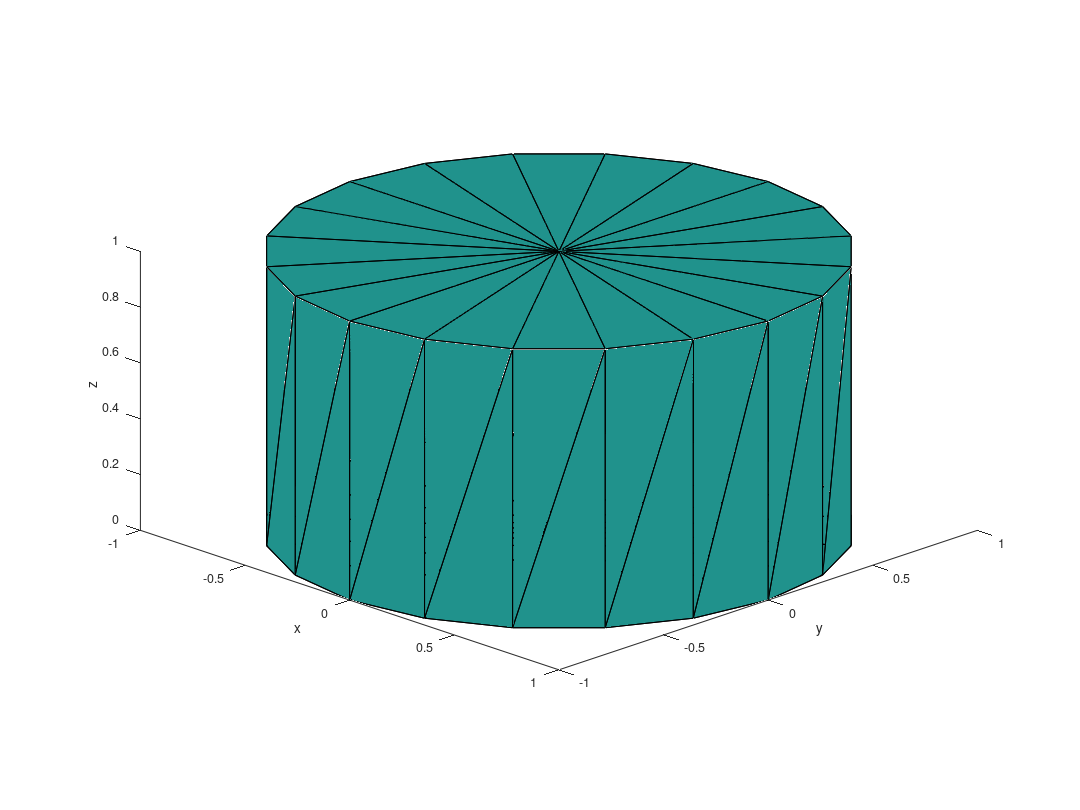

Write the MATLAB code that produced this figure.
%Skript für die Visualisierung eines diskretisierten Zylinders.
%
%   Eingabe
%   nd          Anzahl Dreiecksflächen je Deckel
%   h           Höhe des Zylinders
%   r           Radius des Zylinders
%
%   Rückgabe
%   figure(1)   Plot Zylinder (wird abgespeichert in cyl.pdf)

% Parameter setzen
nd=20;
h=1;
r=1;

% Berechnung von delta phi
dphi=2*pi/nd;

% Bestimmung der Arrays für die X, Y, Z Koordinate, 
% jeweils 3 Zeilen (Punkt 1, 2, 3 des Dreiecks) 
% und nd Spalten (Anzahl der Dreiecke)
% und das für die vier Dreiecke Deckel, Boden, Mantel 1, Mantel 2
XDeckel = zeros(3, nd);
YDeckel = zeros(3, nd);
ZDeckel = zeros(3, nd);
XBoden = zeros(3, nd);
YBoden = zeros(3, nd);
ZBoden = zeros(3, nd);
XMantel1 = zeros(3, nd);
YMantel1 = zeros(3, nd);
ZMantel1 = zeros(3, nd);
XMantel2 = zeros(3, nd);
YMantel2 = zeros(3, nd);
ZMantel2 = zeros(3, nd);

for i=1:nd
    % Eintrag i in XDeckel, YDeckel, ZDeckel
    XDeckel(1:3,i)=[0; r*cos(i*dphi); r*cos(i*dphi+dphi);];
    YDeckel(1:3,i)=[0; r*sin(i*dphi); r*sin(i*dphi+dphi);];
    ZDeckel(1:3,i)=[h; h; h;];
    % Eintrag i in XBoden, YBoden, ZBoden
    XBoden(1:3,i)=[0; r*cos(i*dphi); r*cos(i*dphi+dphi);];
    YBoden(1:3,i)=[0; r*sin(i*dphi); r*sin(i*dphi+dphi);];
    ZBoden(1:3,i)=[0; 0; 0;];
    % Eintrag i in XMantel1, YMantel1, ZMantel1 
    XMantel1(1:3,i)=[XBoden(2,i); XBoden(3,i); XBoden(3,i);];
    YMantel1(1:3,i)=[YBoden(2,i); YBoden(3,i); YBoden(3,i);];
    ZMantel1(1:3,i)=[ZBoden(2,i); ZBoden(3,i); ZDeckel(3,i);];
    % Eintrag i in XMantel2, YMantel2, ZMantel2
    XMantel2(1:3,i)=[XBoden(2,i); XBoden(2,i); XBoden(3,i);];
    YMantel2(1:3,i)=[YBoden(2,i); YBoden(2,i); YBoden(3,i);];
    ZMantel2(1:3,i)=[ZBoden(2,i); ZDeckel(2,i); ZDeckel(3,i);];
    
end

% Plotten und Speichern der Dreiecke mithilfe von Patch
figure(1)

patch(XBoden,YBoden,ZBoden,zeros(3,nd));
patch(XDeckel,YDeckel,ZDeckel,zeros(3,nd));
patch(XMantel1,YMantel1,ZMantel1,zeros(3,nd));
patch(XMantel2,YMantel2,ZMantel2,zeros(3,nd));

view([1,-1,0.5])    
xlabel('x')
ylabel('y')
zlabel('z')
set(1,'papersize',[12,9])
set(1,'paperposition',[0,0,12,9])
set(gca,'DataAspectRatio',[1 1 1])
print -dpdf cyl.pdf